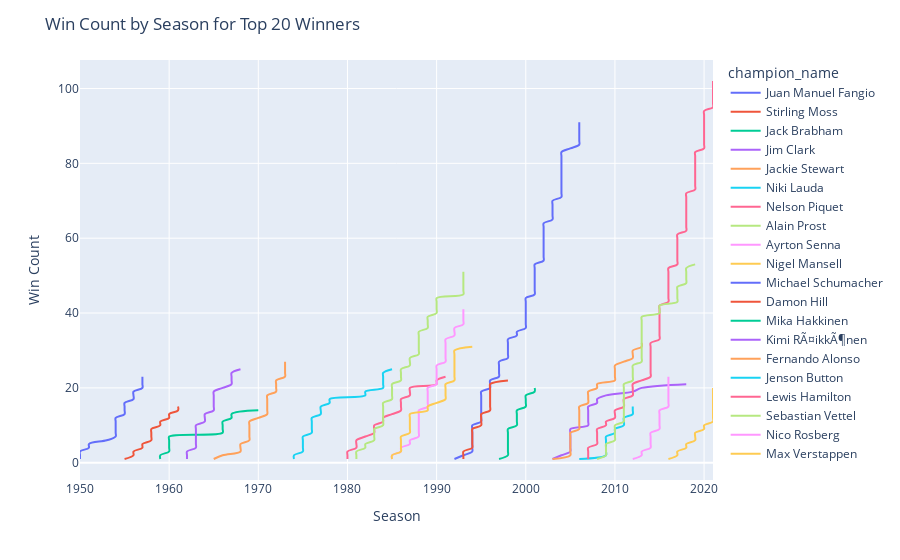

Source (notebook cell):
### Code cell
import plotly.express as px

top_20_winners = df.groupby("champion_name")["win_count"].sum().sort_values(ascending=False).head(20)
df_top_20 = df[df['champion_name'].isin(top_20_winners.index)]

fig = px.line(df_top_20, x="season", y="win_count", color="champion_name", line_shape='spline', render_mode='svg')
fig.update_layout(title='Win Count by Season for Top 20 Winners', xaxis_title='Season', yaxis_title='Win Count')
fig.show()

### Figure 1 — Plotly figure (JSON) as saved in the notebook; plotly's stock layout.template omitted (floating-point values rounded to 4 significant figures)
{"data": [{"hovertemplate": "champion_name=Juan Manuel Fangio<br>season=%{x}<br>win_count=%{y}<extra></extra>", "legendgroup": "Juan Manuel Fangio", "line": {"color": "#636efa", "dash": "solid", "shape": "spline"}, "marker": {"symbol": "circle"}, "mode": "lines", "name": "Juan Manuel Fangio", "orientation": "v", "showlegend": true, "type": "scatter", "x": [1950, 1950, 1950, 1951, 1951, 1953, 1954, 1954, 1954, 1954, 1954, 1954, 1955, 1955, 1955, 1955, 1956, 1956, 1956, 1957, 1957, 1957, 1957], "xaxis": "x", "y": [1, 2, 3, 4, 5, 6, 7, 8, 9, 10, 11, 12, 13, 14, 15, 16, 17, 18, 19, 20, 21, 22, 23], "yaxis": "y"}, {"hovertemplate": "champion_name=Stirling Moss<br>season=%{x}<br>win_count=%{y}<extra></extra>", "legendgroup": "Stirling Moss", "line": {"color": "#EF553B", "dash": "solid", "shape": "spline"}, "marker": {"symbol": "circle"}, "mode": "lines", "name": "Stirling Moss", "orientation": "v", "showlegend": true, "type": "scatter", "x": [1955, 1956, 1956, 1957, 1957, 1958, 1958, 1958, 1958, 1959, 1959, 1960, 1960, 1961, 1961], "xaxis": "x", "y": [1, 2, 3, 4, 5, 6, 7, 8, 9, 10, 11, 12, 13, 14, 15], "yaxis": "y"}, {"hovertemplate": "champion_name=Jack Brabham<br>season=%{x}<br>win_count=%{y}<extra></extra>", "legendgroup": "Jack Brabham", "line": {"color": "#00cc96", "dash": "solid", "shape": "spline"}, "marker": {"symbol": "circle"}, "mode": "lines", "name": "Jack Brabham", "orientation": "v", "showlegend": true, "type": "scatter", "x": [1959, 1959, 1960, 1960, 1960, 1960, 1960, 1966, 1966, 1966, 1966, 1967, 1967, 1970], "xaxis": "x", "y": [1, 2, 3, 4, 5, 6, 7, 8, 9, 10, 11, 12, 13, 14], "yaxis": "y"}, {"hovertemplate": "champion_name=Jim Clark<br>season=%{x}<br>win_count=%{y}<extra></extra>", "legendgroup": "Jim Clark", "line": {"color": "#ab63fa", "dash": "solid", "shape": "spline"}, "marker": {"symbol": "circle"}, "mode": "lines", "name": "Jim Clark", "orientation": "v", "showlegend": true, "type": "scatter", "x": [1962, 1962, 1962, 1963, 1963, 1963, 1963, 1963, 1963, 1963, 1964, 1964, 1964, 1965, 1965, 1965, 1965, 1965, 1965, 1966, 1967, 1967, 1967, 1967, 1968], "xaxis": "x", "y": [1, 2, 3, 4, 5, 6, 7, 8, 9, 10, 11, 12, 13, 14, 15, 16, 17, 18, 19, 20, 21, 22, 23, 24, 25], "yaxis": "y"}, {"hovertemplate": "champion_name=Jackie Stewart<br>season=%{x}<br>win_count=%{y}<extra></extra>", "legendgroup": "Jackie Stewart", "line": {"color": "#FFA15A", "dash": "solid", "shape": "spline"}, "marker": {"symbol": "circle"}, "mode": "lines", "name": "Jackie Stewart", "orientation": "v", "showlegend": true, "type": "scatter", "x": [1965, 1966, 1968, 1968, 1968, 1969, 1969, 1969, 1969, 1969, 1969, 1970, 1971, 1971, 1971, 1971, 1971, 1971, 1972, 1972, 1972, 1972, 1973, 1973, 1973, 1973, 1973], "xaxis": "x", "y": [1, 2, 3, 4, 5, 6, 7, 8, 9, 10, 11, 12, 13, 14, 15, 16, 17, 18, 19, 20, 21, 22, 23, 24, 25, 26, 27], "yaxis": "y"}, {"hovertemplate": "champion_name=Niki Lauda<br>season=%{x}<br>win_count=%{y}<extra></extra>", "legendgroup": "Niki Lauda", "line": {"color": "#19d3f3", "dash": "solid", "shape": "spline"}, "marker": {"symbol": "circle"}, "mode": "lines", "name": "Niki Lauda", "orientation": "v", "showlegend": true, "type": "scatter", "x": [1974, 1974, 1975, 1975, 1975, 1975, 1975, 1976, 1976, 1976, 1976, 1976, 1977, 1977, 1977, 1978, 1978, 1982, 1982, 1984, 1984, 1984, 1984, 1984, 1985], "xaxis": "x", "y": [1, 2, 3, 4, 5, 6, 7, 8, 9, 10, 11, 12, 13, 14, 15, 16, 17, 18, 19, 20, 21, 22, 23, 24, 25], "yaxis": "y"}, {"hovertemplate": "champion_name=Nelson Piquet<br>season=%{x}<br>win_count=%{y}<extra></extra>", "legendgroup": "Nelson Piquet", "line": {"color": "#FF6692", "dash": "solid", "shape": "spline"}, "marker": {"symbol": "circle"}, "mode": "lines", "name": "Nelson Piquet", "orientation": "v", "showlegend": true, "type": "scatter", "x": [1980, 1980, 1980, 1981, 1981, 1981, 1982, 1983, 1983, 1983, 1984, 1984, 1985, 1986, 1986, 1986, 1986, 1987, 1987, 1987, 1990, 1990, 1991], "xaxis": "x", "y": [1, 2, 3, 4, 5, 6, 7, 8, 9, 10, 11, 12, 13, 14, 15, 16, 17, 18, 19, 20, 21, 22, 23], "yaxis": "y"}, {"hovertemplate": "champion_name=Alain Prost<br>season=%{x}<br>win_count=%{y}<extra></extra>", "legendgroup": "Alain Prost", "line": {"color": "#B6E880", "dash": "solid", "shape": "spline"}, "marker": {"symbol": "circle"}, "mode": "lines", "name": "Alain Prost", "orientation": "v", "showlegend": true, "type": "scatter", "x": [1981, 1981, 1981, 1982, 1982, 1983, 1983, 1983, 1983, 1984, 1984, 1984, 1984, 1984, 1984, 1984, 1985, 1985, 1985, 1985, 1985, 1986, 1986, 1986, 1986, 1987, 1987, 1987, 1988, 1988, 1988, 1988, 1988, 1988, 1988, 1989, 1989, 1989, 1989, 1990, 1990, 1990, 1990, 1990, 1993, 1993, 1993, 1993, 1993, 1993, 1993], "xaxis": "x", "y": [1, 2, 3, 4, 5, 6, 7, 8, 9, 10, 11, 12, 13, 14, 15, 16, 17, 18, 19, 20, 21, 22, 23, 24, 25, 26, 27, 28, 29, 30, 31, 32, 33, 34, 35, 36, 37, 38, 39, 40, 41, 42, 43, 44, 45, 46, 47, 48, 49, 50, 51], "yaxis": "y"}, {"hovertemplate": "champion_name=Ayrton Senna<br>season=%{x}<br>win_count=%{y}<extra></extra>", "legendgroup": "Ayrton Senna", "line": {"color": "#FF97FF", "dash": "solid", "shape": "spline"}, "marker": {"symbol": "circle"}, "mode": "lines", "name": "Ayrton Senna", "orientation": "v", "showlegend": true, "type": "scatter", "x": [1985, 1985, 1986, 1986, 1987, 1987, 1988, 1988, 1988, 1988, 1988, 1988, 1988, 1988, 1989, 1989, 1989, 1989, 1989, 1989, 1990, 1990, 1990, 1990, 1990, 1990, 1991, 1991, 1991, 1991, 1991, 1991, 1991, 1992, 1992, 1992, 1993, 1993, 1993, 1993, 1993], "xaxis": "x", "y": [1, 2, 3, 4, 5, 6, 7, 8, 9, 10, 11, 12, 13, 14, 15, 16, 17, 18, 19, 20, 21, 22, 23, 24, 25, 26, 27, 28, 29, 30, 31, 32, 33, 34, 35, 36, 37, 38, 39, 40, 41], "yaxis": "y"}, {"hovertemplate": "champion_name=Nigel Mansell<br>season=%{x}<br>win_count=%{y}<extra></extra>", "legendgroup": "Nigel Mansell", "line": {"color": "#FECB52", "dash": "solid", "shape": "spline"}, "marker": {"symbol": "circle"}, "mode": "lines", "name": "Nigel Mansell", "orientation": "v", "showlegend": true, "type": "scatter", "x": [1985, 1985, 1986, 1986, 1986, 1986, 1986, 1987, 1987, 1987, 1987, 1987, 1987, 1989, 1989, 1990, 1991, 1991, 1991, 1991, 1991, 1992, 1992, 1992, 1992, 1992, 1992, 1992, 1992, 1992, 1994], "xaxis": "x", "y": [1, 2, 3, 4, 5, 6, 7, 8, 9, 10, 11, 12, 13, 14, 15, 16, 17, 18, 19, 20, 21, 22, 23, 24, 25, 26, 27, 28, 29, 30, 31], "yaxis": "y"}, {"hovertemplate": "champion_name=Michael Schumacher<br>season=%{x}<br>win_count=%{y}<extra></extra>", "legendgroup": "Michael Schumacher", "line": {"color": "#636efa", "dash": "solid", "shape": "spline"}, "marker": {"symbol": "circle"}, "mode": "lines", "name": "Michael Schumacher", "orientation": "v", "showlegend": true, "type": "scatter", "x": [1992, 1993, 1994, 1994, 1994, 1994, 1994, 1994, 1994, 1994, 1995, 1995, 1995, 1995, 1995, 1995, 1995, 1995, 1995, 1996, 1996, 1996, 1997, 1997, 1997, 1997, 1997, 1998, 1998, 1998, 1998, 1998, 1998, 1999, 1999, 2000, 2000, 2000, 2000, 2000, 2000, 2000, 2000, 2000, 2001, 2001, 2001, 2001, 2001, 2001, 2001, 2001, 2001, 2002, 2002, 2002, 2002, 2002, 2002, 2002, 2002, 2002, 2002, 2002, 2003, 2003, 2003, 2003, 2003, 2003, 2004, 2004, 2004, 2004, 2004, 2004, 2004, 2004, 2004, 2004, 2004, 2004, 2004, 2005, 2006, 2006, 2006, 2006, 2006, 2006, 2006], "xaxis": "x", "y": [1, 2, 3, 4, 5, 6, 7, 8, 9, 10, 11, 12, 13, 14, 15, 16, 17, 18, 19, 20, 21, 22, 23, 24, 25, 26, 27, 28, 29, 30, 31, 32, 33, 34, 35, 36, 37, 38, 39, 40, 41, 42, 43, 44, 45, 46, 47, 48, 49, 50, 51, 52, 53, 54, 55, 56, 57, 58, 59, 60, 61, 62, 63, 64, 65, 66, 67, 68, 69, 70, 71, 72, 73, 74, 75, 76, 77, 78, 79, 80, 81, 82, 83, 84, 85, 86, 87, 88, 89, 90, 91], "yaxis": "y"}, {"hovertemplate": "champion_name=Damon Hill<br>season=%{x}<br>win_count=%{y}<extra></extra>", "legendgroup": "Damon Hill", "line": {"color": "#EF553B", "dash": "solid", "shape": "spline"}, "marker": {"symbol": "circle"}, "mode": "lines", "name": "Damon Hill", "orientation": "v", "showlegend": true, "type": "scatter", "x": [1993, 1993, 1993, 1994, 1994, 1994, 1994, 1994, 1994, 1995, 1995, 1995, 1995, 1996, 1996, 1996, 1996, 1996, 1996, 1996, 1996, 1998], "xaxis": "x", "y": [1, 2, 3, 4, 5, 6, 7, 8, 9, 10, 11, 12, 13, 14, 15, 16, 17, 18, 19, 20, 21, 22], "yaxis": "y"}, {"hovertemplate": "champion_name=Mika Hakkinen<br>season=%{x}<br>win_count=%{y}<extra></extra>", "legendgroup": "Mika Hakkinen", "line": {"color": "#00cc96", "dash": "solid", "shape": "spline"}, "marker": {"symbol": "circle"}, "mode": "lines", "name": "Mika Hakkinen", "orientation": "v", "showlegend": true, "type": "scatter", "x": [1997, 1998, 1998, 1998, 1998, 1998, 1998, 1998, 1998, 1999, 1999, 1999, 1999, 1999, 2000, 2000, 2000, 2000, 2001, 2001], "xaxis": "x", "y": [1, 2, 3, 4, 5, 6, 7, 8, 9, 10, 11, 12, 13, 14, 15, 16, 17, 18, 19, 20], "yaxis": "y"}, {"hovertemplate": "champion_name=Kimi RÃ¤ikkÃ¶nen<br>season=%{x}<br>win_count=%{y}<extra></extra>", "legendgroup": "Kimi RÃ¤ikkÃ¶nen", "line": {"color": "#ab63fa", "dash": "solid", "shape": "spline"}, "marker": {"symbol": "circle"}, "mode": "lines", "name": "Kimi RÃ¤ikkÃ¶nen", "orientation": "v", "showlegend": true, "type": "scatter", "x": [2003, 2004, 2005, 2005, 2005, 2005, 2005, 2005, 2005, 2007, 2007, 2007, 2007, 2007, 2007, 2008, 2008, 2009, 2012, 2013, 2018], "xaxis": "x", "y": [1, 2, 3, 4, 5, 6, 7, 8, 9, 10, 11, 12, 13, 14, 15, 16, 17, 18, 19, 20, 21], "yaxis": "y"}, {"hovertemplate": "champion_name=Fernando Alonso<br>season=%{x}<br>win_count=%{y}<extra></extra>", "legendgroup": "Fernando Alonso", "line": {"color": "#FFA15A", "dash": "solid", "shape": "spline"}, "marker": {"symbol": "circle"}, "mode": "lines", "name": "Fernando Alonso", "orientation": "v", "showlegend": true, "type": "scatter", "x": [2003, 2005, 2005, 2005, 2005, 2005, 2005, 2005, 2006, 2006, 2006, 2006, 2006, 2006, 2006, 2007, 2007, 2007, 2007, 2008, 2008, 2010, 2010, 2010, 2010, 2010, 2011, 2012, 2012, 2012, 2013, 2013], "xaxis": "x", "y": [1, 2, 3, 4, 5, 6, 7, 8, 9, 10, 11, 12, 13, 14, 15, 16, 17, 18, 19, 20, 21, 22, 23, 24, 25, 26, 27, 28, 29, 30, 31, 32], "yaxis": "y"}, {"hovertemplate": "champion_name=Jenson Button<br>season=%{x}<br>win_count=%{y}<extra></extra>", "legendgroup": "Jenson Button", "line": {"color": "#19d3f3", "dash": "solid", "shape": "spline"}, "marker": {"symbol": "circle"}, "mode": "lines", "name": "Jenson Button", "orientation": "v", "showlegend": true, "type": "scatter", "x": [2006, 2009, 2009, 2009, 2009, 2009, 2009, 2010, 2010, 2011, 2011, 2011, 2012, 2012, 2012], "xaxis": "x", "y": [1, 2, 3, 4, 5, 6, 7, 8, 9, 10, 11, 12, 13, 14, 15], "yaxis": "y"}, {"hovertemplate": "champion_name=Lewis Hamilton<br>season=%{x}<br>win_count=%{y}<extra></extra>", "legendgroup": "Lewis Hamilton", "line": {"color": "#FF6692", "dash": "solid", "shape": "spline"}, "marker": {"symbol": "circle"}, "mode": "lines", "name": "Lewis Hamilton", "orientation": "v", "showlegend": true, "type": "scatter", "x": [2007, 2007, 2007, 2007, 2008, 2008, 2008, 2008, 2008, 2009, 2009, 2010, 2010, 2010, 2011, 2011, 2011, 2012, 2012, 2012, 2012, 2013, 2014, 2014, 2014, 2014, 2014, 2014, 2014, 2014, 2014, 2014, 2015, 2015, 2015, 2015, 2015, 2015, 2015, 2015, 2015, 2015, 2016, 2016, 2016, 2016, 2016, 2016, 2016, 2016, 2016, 2016, 2017, 2017, 2017, 2017, 2017, 2017, 2017, 2017, 2017, 2018, 2018, 2018, 2018, 2018, 2018, 2018, 2018, 2018, 2018, 2018, 2019, 2019, 2019, 2019, 2019, 2019, 2019, 2019, 2019, 2019, 2019, 2020, 2020, 2020, 2020, 2020, 2020, 2020, 2020, 2020, 2020, 2020, 2021, 2021, 2021, 2021, 2021, 2021, 2021, 2021], "xaxis": "x", "y": [1, 2, 3, 4, 5, 6, 7, 8, 9, 10, 11, 12, 13, 14, 15, 16, 17, 18, 19, 20, 21, 22, 23, 24, 25, 26, 27, 28, 29, 30, 31, 32, 33, 34, 35, 36, 37, 38, 39, 40, 41, 42, 43, 44, 45, 46, 47, 48, 49, 50, 51, 52, 53, 54, 55, 56, 57, 58, 59, 60, 61, 62, 63, 64, 65, 66, 67, 68, 69, 70, 71, 72, 73, 74, 75, 76, 77, 78, 79, 80, 81, 82, 83, 84, 85, 86, 87, 88, 89, 90, 91, 92, 93, 94, 95, 96, 97, 98, 99, 100, 101, 102], "yaxis": "y"}, {"hovertemplate": "champion_name=Sebastian Vettel<br>season=%{x}<br>win_count=%{y}<extra></extra>", "legendgroup": "Sebastian Vettel", "line": {"color": "#B6E880", "dash": "solid", "shape": "spline"}, "marker": {"symbol": "circle"}, "mode": "lines", "name": "Sebastian Vettel", "orientation": "v", "showlegend": true, "type": "scatter", "x": [2008, 2009, 2009, 2009, 2009, 2010, 2010, 2010, 2010, 2010, 2011, 2011, 2011, 2011, 2011, 2011, 2011, 2011, 2011, 2011, 2011, 2012, 2012, 2012, 2012, 2012, 2013, 2013, 2013, 2013, 2013, 2013, 2013, 2013, 2013, 2013, 2013, 2013, 2013, 2015, 2015, 2015, 2017, 2017, 2017, 2017, 2017, 2018, 2018, 2018, 2018, 2018, 2019], "xaxis": "x", "y": [1, 2, 3, 4, 5, 6, 7, 8, 9, 10, 11, 12, 13, 14, 15, 16, 17, 18, 19, 20, 21, 22, 23, 24, 25, 26, 27, 28, 29, 30, 31, 32, 33, 34, 35, 36, 37, 38, 39, 40, 41, 42, 43, 44, 45, 46, 47, 48, 49, 50, 51, 52, 53], "yaxis": "y"}, {"hovertemplate": "champion_name=Nico Rosberg<br>season=%{x}<br>win_count=%{y}<extra></extra>", "legendgroup": "Nico Rosberg", "line": {"color": "#FF97FF", "dash": "solid", "shape": "spline"}, "marker": {"symbol": "circle"}, "mode": "lines", "name": "Nico Rosberg", "orientation": "v", "showlegend": true, "type": "scatter", "x": [2012, 2013, 2013, 2014, 2014, 2014, 2014, 2014, 2015, 2015, 2015, 2015, 2015, 2015, 2016, 2016, 2016, 2016, 2016, 2016, 2016, 2016, 2016], "xaxis": "x", "y": [1, 2, 3, 4, 5, 6, 7, 8, 9, 10, 11, 12, 13, 14, 15, 16, 17, 18, 19, 20, 21, 22, 23], "yaxis": "y"}, {"hovertemplate": "champion_name=Max Verstappen<br>season=%{x}<br>win_count=%{y}<extra></extra>", "legendgroup": "Max Verstappen", "line": {"color": "#FECB52", "dash": "solid", "shape": "spline"}, "marker": {"symbol": "circle"}, "mode": "lines", "name": "Max Verstappen", "orientation": "v", "showlegend": true, "type": "scatter", "x": [2016, 2017, 2017, 2018, 2018, 2019, 2019, 2019, 2020, 2020, 2021, 2021, 2021, 2021, 2021, 2021, 2021, 2021, 2021, 2021], "xaxis": "x", "y": [1, 2, 3, 4, 5, 6, 7, 8, 9, 10, 11, 12, 13, 14, 15, 16, 17, 18, 19, 20], "yaxis": "y"}], "layout": {"legend": {"title": {"text": "champion_name"}, "tracegroupgap": 0}, "margin": {"t": 60}, "title": {"text": "Win Count by Season for Top 20 Winners"}, "xaxis": {"anchor": "y", "domain": [0, 1], "title": {"text": "Season"}}, "yaxis": {"anchor": "x", "domain": [0, 1], "title": {"text": "Win Count"}}}}
